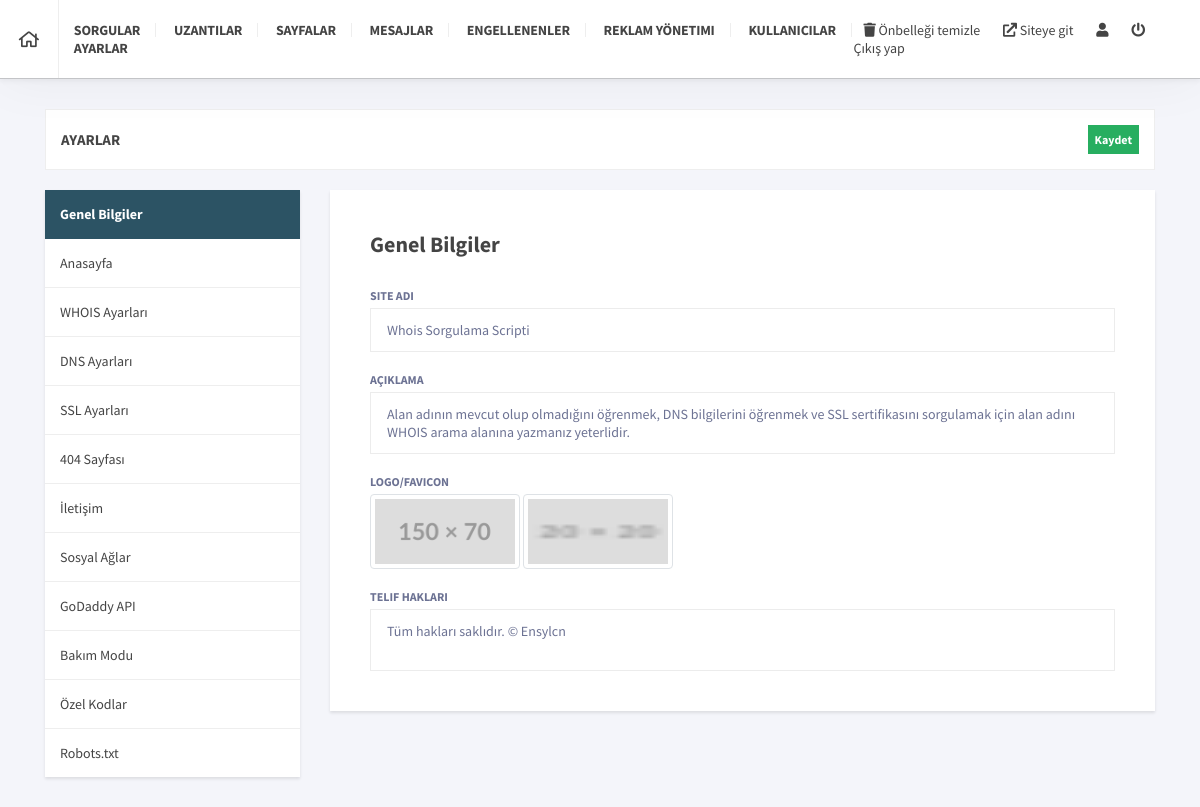
The page /admin/settings.php on the database its author committed.
### tables this page shows
CREATE TABLE `settings` (
  `id` int(11) NOT NULL,
  `settings_name` mediumtext NOT NULL,
  `settings_value` mediumtext NOT NULL
);

### _class/class.php (called while the page is built, shortened)
<?php
class PIA {
	static $pdo = null;
	static $charset = 'UTF8';
	static $last_stmt = null;
	public static function instance(){
		return
		self::$pdo == null ?
		self::init() :
		self::$pdo;
	}
	public static function init(){
		self::$pdo = new PDO('mysql:host=' . MYSQL_HOST .';dbname=' . MYSQL_DB,	MYSQL_USER,	MYSQL_PASS	);
		self::$pdo->exec('SET NAMES `' . self::$charset . '`');
		self::$pdo->setAttribute(PDO::ATTR_DEFAULT_FETCH_MODE, PDO::FETCH_OBJ);
		return self::$pdo;
	}
	public static function query($query, $bindings = null){
		if(is_null($bindings)){
			if(!self::$last_stmt = self::instance()->query($query))
			return false;
		}else{
			self::$last_stmt = self::prepare($query);
			if(!self::$last_stmt->execute($bindings))
			return false;
		}
		return self::$last_stmt;
	}
	public static function get_var($query, $bindings = null){
		if(!$stmt = self::query($query, $bindings))
		return false;
		return $stmt->fetchColumn();
	}
	public static function settings($name){
		return self::get_var("SELECT settings_value FROM settings WHERE settings_name='$name'");
	}
}
$pia = new PIA;
?>

### admin/settings.php (the view, shortened to what this page needs)
<?php require('../_class/config.php'); ?>
<!DOCTYPE html>
<html>
      <head>
            <?php
                  require('_inc/head.php');
                  $logo = file_exists('../uploads/'.$pia->settings('logo')) ? '../uploads/'.$pia->settings('logo') : '../uploads/upload.png';
                  $favicon = file_exists('../uploads/'.$pia->settings('favicon'))? '../uploads/'.$pia->settings('favicon') : '../uploads/upload.png';
            ?>
      </head>
      <body>
            <?php require('_inc/header.php'); ?>
                  <form class="container" method="post" action="_ajax/_ajaxSettings.php"  autocomplete="off">
                        <div class="tools">
                              <div class="left">AYARLAR</div>
                              <div class="right"><button type="submit" class="btn-success btn-sm" >Kaydet</button></div>
                        </div>
                        <div class="row">
                              <div class="col-md-3">
                                    <ul class="navigation">
                                          <li class="active"><a href="#tab-site" data-toggle="tab">Genel Bilgiler</a></li>
                                          <li><a href="#tab-home" data-toggle="tab">Anasayfa </a></li>
                                          <li><a href="#tab-whois" data-toggle="tab">WHOIS Ayarları</a></li>
                                          <li><a href="#tab-dns" data-toggle="tab">DNS Ayarları </a></li>
                                          <li><a href="#tab-ssl" data-toggle="tab">SSL Ayarları</a></li>
                                          <li><a href="#tab-404" data-toggle="tab">404 Sayfası</a></li>
                                          <li><a href="#tab-contact" data-toggle="tab">İletişim</a></li>
                                          <li><a href="#tab-social" data-toggle="tab">Sosyal Ağlar</a></li>
                                          <li><a href="#tab-api" data-toggle="tab">GoDaddy API</a></li>
                                          <li><a href="#tab-maintenance" data-toggle="tab">Bakım Modu</a></li>
                                          <li><a href="#tab-custom" data-toggle="tab">Özel Kodlar</a></li>
                                          <li><a href="#tab-robots" data-toggle="tab">Robots.txt</a></li>
                                    </ul>
                              </div>
                              <div class="col-md-9 tab-content">
                                    <div class="widget tab-pane active" id="tab-site">
                                          <div class="heading">Genel Bilgiler</div>
                                          <div class="form-group">
                                                <label>Site adı</label>
                                                <input type="text" name="site_title" class="form-control" value="<?=$pia->settings('site_title');?>" placeholder="..." required />
                                          </div>
                                          <div class="form-group">
                                                <label>Açıklama</label>
                                                <textarea name="site_description" class="form-control" placeholder="..."  ><?=$pia->settings('site_description');?></textarea>
                                          </div>
                                          <div class="form-group">
                                                <label>LOGO/FAVICON</label>
                                                <div class="thumbnail" >
                                                      <img src="<?=$logo;?>" onclick="selector(this);"  />
                                                </div>
                                                <div class="thumbnail">
                                                      <img src="<?=$favicon;?>" onclick="selector(this);"  />
                                                </div>
                                          </div>
                                          <div class="form-group m0">
                                                <label>Telif Hakları</label>
                                                <textarea name="copyright" class="form-control" placeholder="..."  ><?=$pia->settings('copyright');?></textarea>
                                          </div>
                                    </div>
                        </div>
                  </div>
           </form>
      </body>
</html>

### admin/settings.php (style rules this page uses)
.thumbnail { display: inline-block;min-width: 150px;margin-right: auto; }

### rows shown on the page
settings: site_title "Whois Sorgulama Scripti"
settings: site_description "Alan adının mevcut olup olmadığını öğrenmek, DNS bilgilerini öğrenmek ve SSL sertifikasını sorgulamak için alan adını WHOIS arama alanına yazmanız yeterlidir."
settings: settings_value (picture)
settings: settings_value (picture)
settings: copyright "Tüm hakları saklıdır. © Ensylcn"
